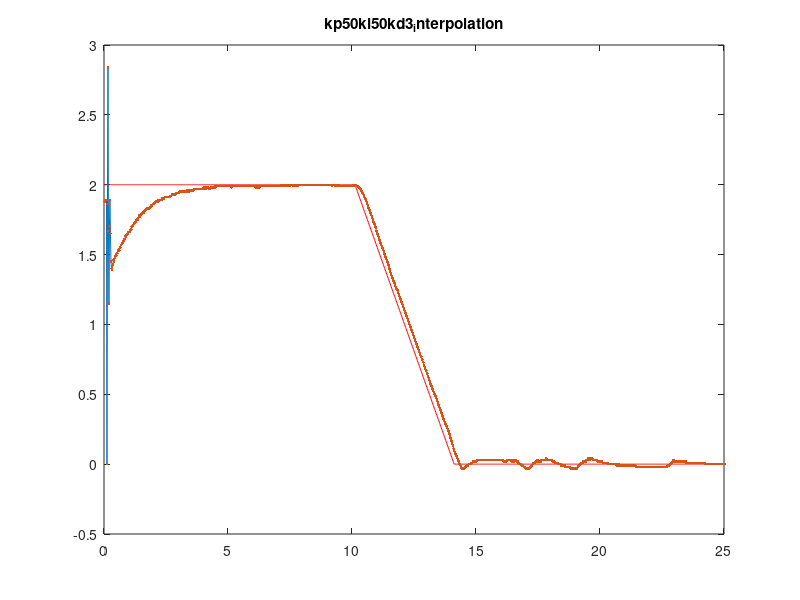

The MATLAB source for this figure:
clc
clear
close all
fid1 = fopen('target.txt','rt');
fid2 = fopen('feedback.txt','rt');

target=fscanf(fid1,'%f\n');
feedback=fscanf(fid2,'%f\n');
fclose(fid1);
fclose(fid2);
%figure;plot(sin_frequency_input,'.');hold on;plot(sin_frequency_input);hold on;
%figure;plot(pwm_input,'.');hold on;plot(pwm_input,'b');hold on;
%figure;plot(angular_speed_output,'.');hold on;plot(angular_speed_output,'b');





N=length(target);% samples
Fs=50;%50Hz
Ts=0.02;
t=Ts*(1:N);



%figure;plot(pwm_input);
figure;plot(t,target,'r');
hold on;plot(t,feedback);hold on;plot(t,feedback,'.')
title('kp50ki50kd3_interpolation');axis([0 25 -0.5 3]);
